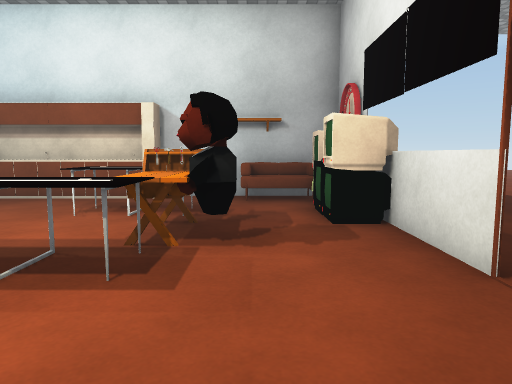
view 1 (above)

12 first-person views from a walk through a Unity game level. The camera is 1.2 m above the floor, tilts 6° down and sees 70° across. Doors are open. The floor is counted in squares, 1 m on a side. Each view is taken from the middle of a square. On the plan, view 1 faces up. The plan holds only what a view shows up to about 15 squares ahead; the rest is blank. The place goes on beyond the plan. The player is left out. Some surface patterns are stand-ins.

view 2
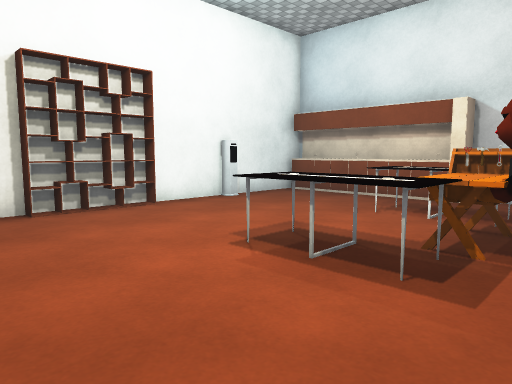

view 3
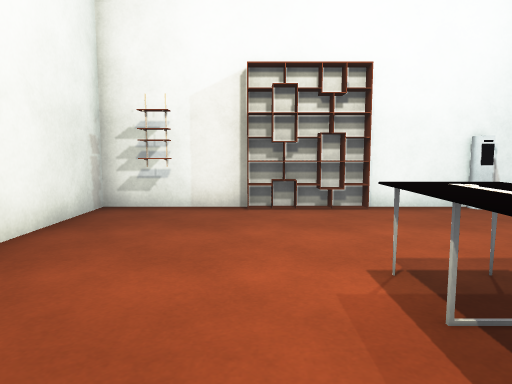

view 4
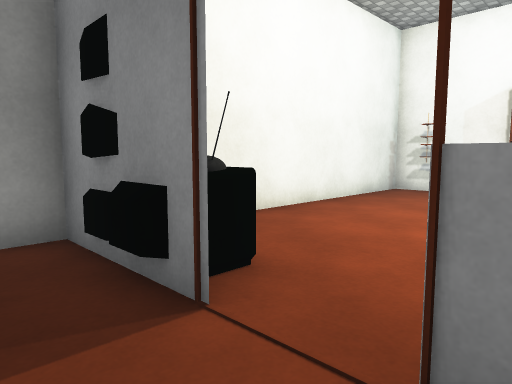

view 5
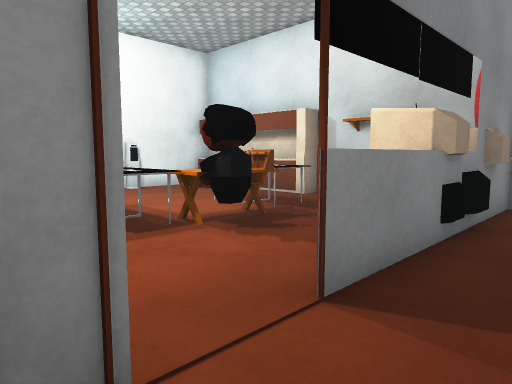

view 6
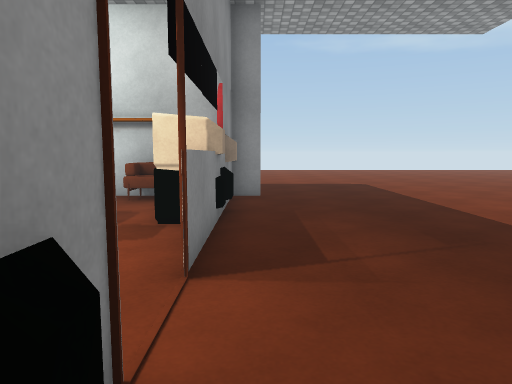

view 7
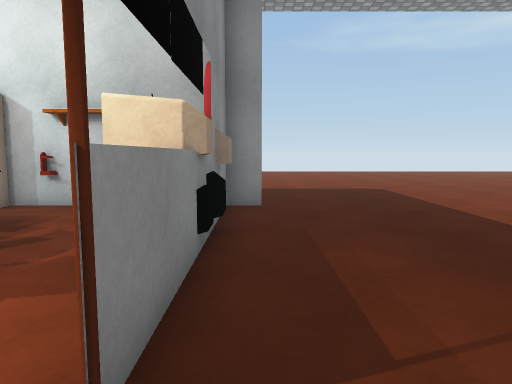

view 8
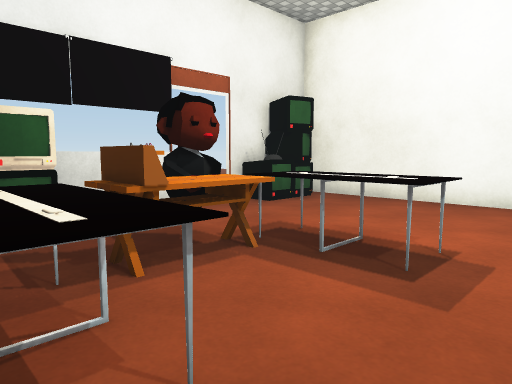

view 9
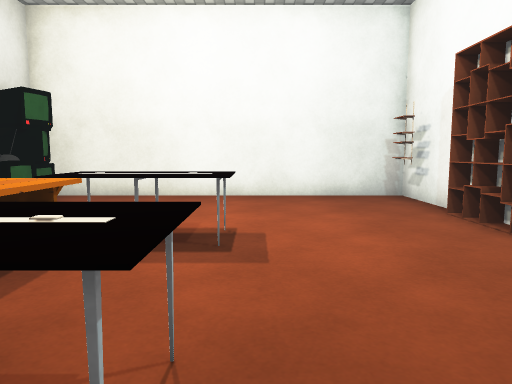

view 10
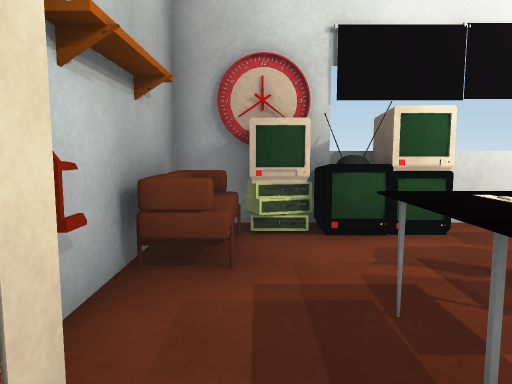

view 11
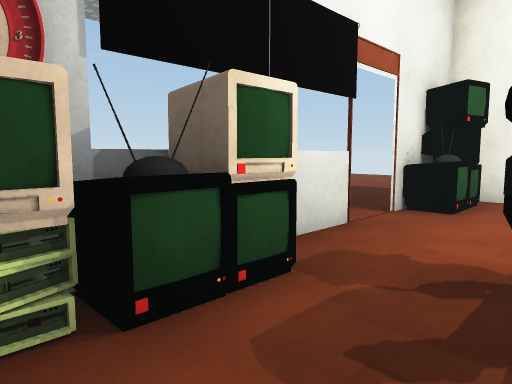

view 12
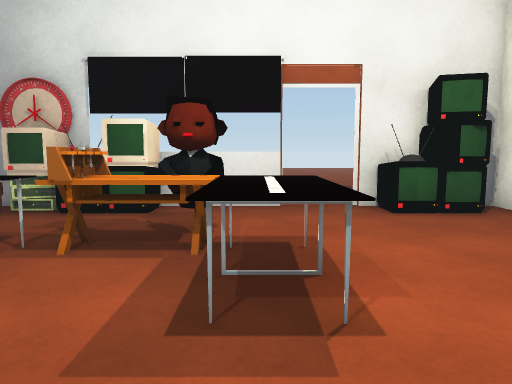

### Floor plan
Points are (right, up) in squares from view 1. A wall is a line through its corners. A room is listed if a view was taken in it or the views show most of it. See-through windows are left out.
Room 1 (views 1, 2, 3, 4, 5, 6, 7, 8, 9, 10, 11, 12)
walls: (2.3, 5.5) (2.3, 3.4) (2.3, 5.6); (-2.7, 9.7) (-3.1, 9.7); (-2.7, 9.7) (-8, 9.7); (2.3, 1.9) (2.3, 1.4); (-3.1, 10.4) (-8.2, 10.4) (-8.2, 4.5); (-0.4, 10.4) (-2.7, 10.4); (-8.2, 2.5) (-8.2, -1.5) (3.1, -1.5); (2.3, -0.4) (2.3, -1.5); (3.2, 10.4) (1.4, 10.4)
ways out: opening at (1.7, 9.7); opening at (4, -1); open door at (2, 2.5)
objects: other object (-8, 3) to (-8, 4); other object (-8, 7); other object (-4, 3) to (-1, 4); other object (-4, 7) to (-1, 8); other object (-2, 5); other object (-2, 6); other object (-1, 5) to (0, 5); other object (-1, 6); other object (0, 10); other object (1, 0) to (2, 0); other object (1, 1) to (2, 1); other object (1, 6) to (2, 7); other object (1, 8); other object (1, 9) to (2, 10); other object (2, 8); other object (2, 9)

Positions as (right, up) in squares from view 1, and headings:
1: (0, 0), facing up
2: (0, 0), facing up-left
3: (0, 2), facing left
4: (4, 4), facing down-left
5: (4, 1), facing up-left
6: (3, 0), facing up
7: (3, 2), facing up
8: (-5, 8), facing down-right
9: (-4, 9), facing down
10: (-4, 9), facing right
11: (-1, 9), facing down-right
12: (-6, 4), facing right
